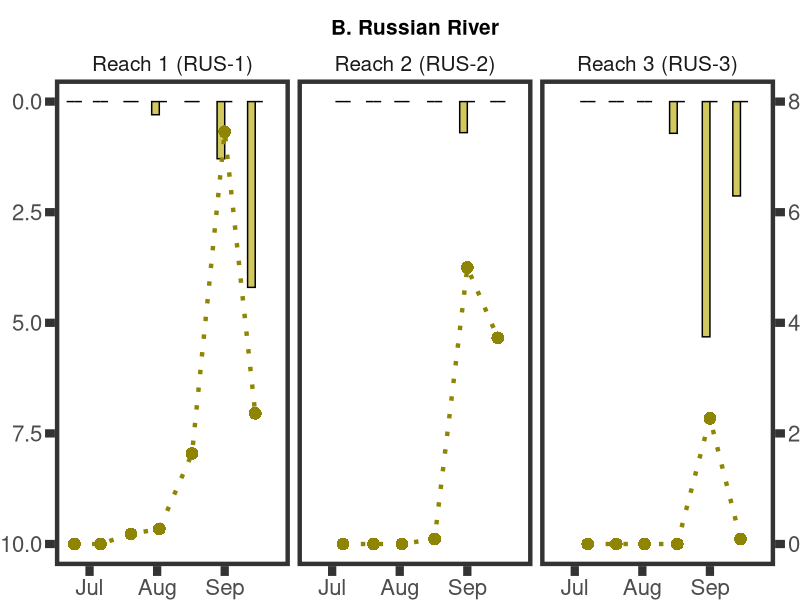
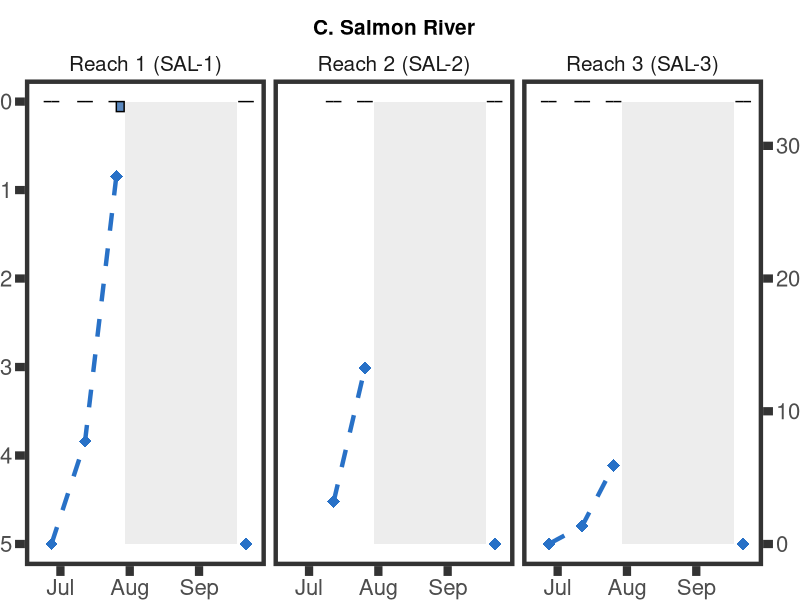
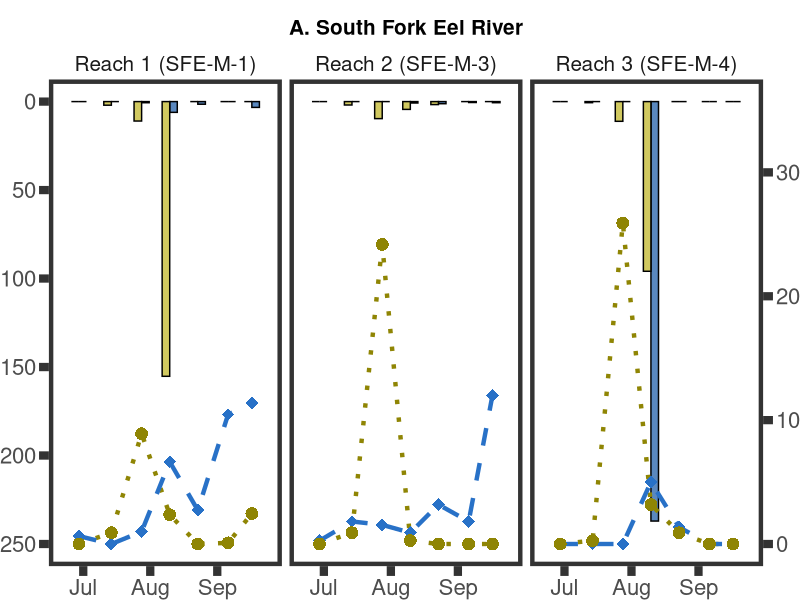
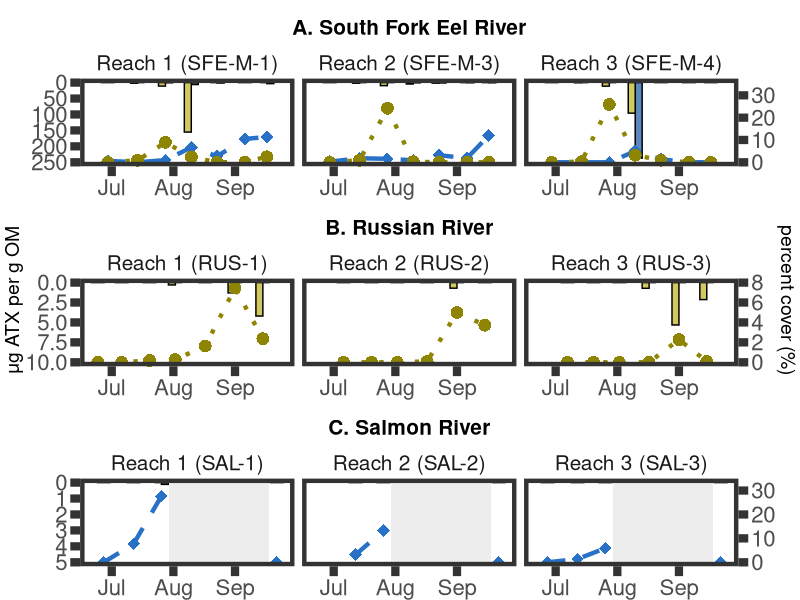

Generate these figures, in order, with R:
#### Taxa-specific cover and anatoxin relationships per reach all rivers (2022 data)
### Jordan Zabrecky
## last edited: 06.02.2025

# This script plots a supplemental figure taxa-specific cover and anatoxin concentrations
# for each reach sampled on each river in 2022

#### (1) Loading in libraries and data ####

# loading libraries
lapply(c("tidyverse", "lubridate", "plyr", "dataRetrieval", "cowplot", 
         "gridExtra", "grid"), 
       require, character.only = T)

# loading in data
data <- read.csv("./data/field_and_lab/allrivers22_combined.csv") %>% 
  mutate(field_date = ymd(field_date))

# pivot longer (cover)
cover <- data %>% 
  select(field_date, site_reach, site, microcoleus, anabaena_cylindrospermum) %>% 
  pivot_longer(cols = c(4,5), names_to = "taxa", values_to = "percent_cover")

# pivot longer (anatoxins)
anatoxins <- data %>% 
  select(field_date, site_reach, site, TM_ATX_all_ug_orgmat_g, TAC_ATX_all_ug_orgmat_g) %>% 
  dplyr::rename(microcoleus = TM_ATX_all_ug_orgmat_g,
                anabaena_cylindrospermum = TAC_ATX_all_ug_orgmat_g) %>% 
  pivot_longer(cols = c(4,5), names_to = "taxa", values_to = "ATX_ug_orgmat_g")

# fill anatoxin NAs with zero
anatoxins$ATX_ug_orgmat_g <- replace_na(anatoxins$ATX_ug_orgmat_g, 0)

# split based on site_reach
cover_list <- split(cover, cover$site)
atx_list <- split(anatoxins, anatoxins$site)

#### (2) Making plots ####

# set theme for all plots
theme_set(theme_bw() +
            theme(panel.grid.minor = element_blank(), strip.background = element_blank(),
                  panel.grid.major = element_blank(), panel.border = element_rect(linewidth = 3), axis.ticks = element_line(linewidth = 2.8),
                  text = element_text(size = 20), strip.text = element_text(size = 15),
                  plot.margin = unit(c(.5, 0, 0, 0), "cm"),
                  axis.ticks.length=unit(.25, "cm"), 
                  plot.title = element_text(size = 15, face = "bold", hjust = 0.5)))

## (a) Russian River

## russian river reaches

# remove microcoleus so line not present
cover_list$RUS <- cover_list$RUS %>% 
  filter(taxa == "anabaena_cylindrospermum")

# make figure
rus_figs <- ggplot(data = cover_list$RUS, aes(x = field_date)) +
  geom_bar(data = atx_list$RUS, position = "dodge", stat = "identity", 
           aes(y = ATX_ug_orgmat_g, fill = taxa), width = 7, color = "black") +
  geom_line(data = cover_list$RUS, aes(y = 10 - (percent_cover * 1.25), color = taxa, 
                                        linetype = taxa), linewidth = 1.5) +
  geom_point(data = cover_list$RUS, aes(y = 10 - (percent_cover * 1.25), color = taxa, 
                                         shape = taxa),
             size = 4) +
  scale_color_manual("Group", values = c("#8f8504"),
                     labels = c("Anabaena & Cylindrospermum")) +
  scale_linetype_manual("Group", values = c("dotted"),
                        labels = c("Anabaena & Cylindrospermum")) +
  scale_shape_manual("Group", values = c(16),
                     labels = c("Anabaena & Cylindrospermum")) +
  scale_fill_manual("Group", values = c("#d1c960","#5a88bf"),
                    labels = c("Anabaena & Cylindrospermum", "Microcoleus")) +
  labs(y = NULL, x = NULL) +
  facet_grid(~site_reach,
             labeller =  as_labeller(c(`RUS-1S` = "Reach 1 (RUS-1)", 
                                       `RUS-2`= "Reach 2 (RUS-2)",
                                       `RUS-3` = "Reach 3 (RUS-3)"))) + 
  scale_x_date(limits = as.Date(c("2022-06-20", "2022-09-26"))) +
  scale_y_reverse(limits = c(10,0), sec.axis = sec_axis(~ ((. - 10)/1.25) * -1)) +
  theme(legend.position = "none") + 
  ggtitle("B. Russian River")
rus_figs

## salmon river reaches

# create gray box for wildfire (when sampling was not taking place!) 
wildfire <- data.frame(xmin = as.Date("2022-07-30"),
                       xmax = as.Date("2022-09-18"),
                       ymin = 0, 
                       ymax = 5)

# remove anabaena from cover so we don't get a line at 0
cover_list$SAL <- cover_list$SAL %>% 
  filter(taxa == "microcoleus")

# add segment column to avoid line being drawn across plot when we weren't taking data
cover_list$SAL$segment <- 1 # pre-fire
cover_list$SAL$segment[c(4, 7, 11)] <- 2 # post-fire; last sampling

# make figure
sal_figs <- ggplot(data = cover_list$SAL) +
  geom_bar(data = atx_list$SAL, position = "dodge", stat = "identity", 
           aes(y = ATX_ug_orgmat_g, x = field_date, fill = taxa), width = 7, color = "black") +
  geom_rect(data = wildfire, aes(xmin = xmin, xmax = xmax, ymin = ymin, ymax = ymax), 
            fill = "#ededed") +
  geom_line(data = cover_list$SAL, aes(y = 5 - (percent_cover * .15), 
                                          x = field_date, color = taxa, 
                                          linetype = taxa, group = segment), linewidth = 1.5) +
  geom_point(data = cover_list$SAL, aes(y = 5 - (percent_cover * .15), 
                                           x = field_date, color = taxa, 
                                           shape = taxa),
             size = 4) +
  scale_color_manual("Group", values = c("#2871c7"),
                     labels = c("Microcoleus")) +
  scale_linetype_manual("Group", values = c("dashed"),
                        labels = c("Microcoleus")) +
  scale_shape_manual("Group", values = c(18),
                     labels = c("Microcoleus")) +
  scale_fill_manual("Group", values = c("#d1c960","#5a88bf"),
                    labels = c("Anabaena & Cylindrospermum", "Microcoleus")) +
  labs(y = NULL, x = NULL) +
  facet_grid(~site_reach,
             labeller =  as_labeller(c(`SAL-1S` = "Reach 1 (SAL-1)", 
                                       `SAL-2`= "Reach 2 (SAL-2)",
                                       `SAL-3` = "Reach 3 (SAL-3)"))) +
  scale_x_date(limits = as.Date(c("2022-06-20", "2022-09-26"))) +
  scale_y_reverse(limits = c(5,0), sec.axis = sec_axis(~ ((. - 5)/.15) * -1)) +
  theme(legend.position = "none") +
  ggtitle("C. Salmon River")
sal_figs

## south fork eel reaches

# make figures
eel_figs <- ggplot(data = cover_list$`SFE-M`, aes(x = field_date)) +
  geom_bar(data = atx_list$`SFE-M`, position = "dodge", stat = "identity", 
           aes(y = ATX_ug_orgmat_g, fill = taxa), width = 7, color = "black") +
  geom_line(data = cover_list$`SFE-M`, aes(y = 250 - (percent_cover * 7), color = taxa, 
                                          linetype = taxa), linewidth = 1.5) +
  geom_point(data = cover_list$`SFE-M`, aes(y = 250 - (percent_cover * 7), color = taxa, 
                                           shape = taxa),
             size = 4) +
  scale_color_manual("Group", values = c("#8f8504", "#2871c7"),
                     labels = c("Anabaena & Cylindrospermum", "Microcoleus")) +
  scale_linetype_manual("Group", values = c("dotted", "dashed"),
                        labels = c("Anabaena & Cylindrospermum", "Microcoleus")) +
  scale_shape_manual("Group", values = c(16, 18),
                     labels = c("Anabaena & Cylindrospermum", "Microcoleus")) +
  scale_fill_manual("Group", values = c("#d1c960","#5a88bf"),
                    labels = c("Anabaena & Cylindrospermum", "Microcoleus")) +
  labs(y = NULL, x = NULL) +
  facet_grid(~site_reach,
             labeller =  as_labeller(c(`SFE-M-1S` = "Reach 1 (SFE-M-1)", 
                                       `SFE-M-3`= "Reach 2 (SFE-M-3)",
                                       `SFE-M-4` = "Reach 3 (SFE-M-4)"))) +
  scale_x_date(limits = as.Date(c("2022-06-20", "2022-09-26"))) +
  scale_y_reverse(limits = c(250,0), sec.axis = sec_axis(~ ((. - 250)/7) * -1)) +
  theme(legend.position = "none") + 
  ggtitle("A. South Fork Eel River")
eel_figs

# note: tried to do log bar graphs using pseudo_log_trans() to deal with values <1
# (which end up as <0 after being logged), but having issues reversing it

#### (3) Putting plots together into one big plot

# using cowplot to put together plots
all <- plot_grid(eel_figs, rus_figs, sal_figs, nrow = 3, align='vh')

# using gridExtra to add axes labels
final <- grid.arrange(all, left = textGrob("\u03bcg ATX per g OM", 
                                           gp=gpar(fontsize=14), rot=90),
                      right = textGrob("percent cover (%)", 
                                       gp=gpar(fontsize=14), rot = 270))
